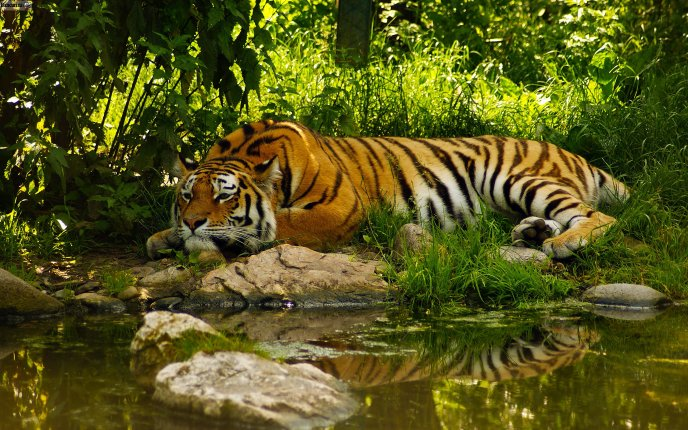
#> input picture images/source/tiger.jpg, 688 x 430 px, found by its file name
$ python comaperSamples.py
#> lines starting #> are read from the running program, lines starting #| are printed output that depends on the picture; long printed decimals are rounded
from PIL import Image, ImageEnhance
from PIL import ImageFilter
import pandas
import matplotlib.pyplot as plt
import numpy as numpy
from scipy.stats import norm
from scipy.stats import skew
import scipy as sp
from scipy import stats
import pylab as pl
import cv2

def grades_sum(my_list):
    total = 0
    for grade in my_list:
        total += grade
    return total

def grades_average(my_list):
    sum_of_grades = grades_sum(my_list)
    average = sum_of_grades / len(my_list)
    return average

def grades_variance(my_list, average):
    variance = 0
    for i in my_list:
        variance += (average - my_list[i]) ** 2
    return variance / len(my_list)


imgGray = Image.open('images/tiger.jpg').convert('L')
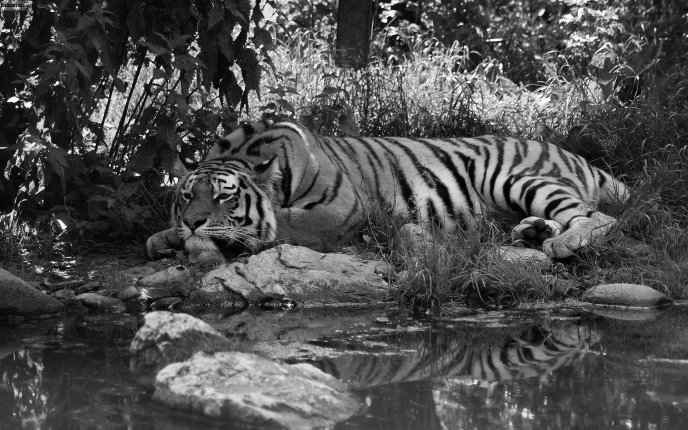
#> imgGray: PIL image 688x430 L; min 0, max 254, mean 78.4
pixels = imgGray.load() # create the pixel map

fpixels = []

for i in range(0,13):    # for every pixel:
    for j in range(0,13):
        fpixels.append(pixels[i,j])
#> after the loop, fpixels = 169 values, max 222 at index 34, min 11 at index 110, mean 86.45


spixels = []
for i in range(0,13):    # for every pixel:
    for j in range(0,13):
        spixels.append(pixels[i+200,j+200])
#> after the loop, spixels = 169 values, max 92 at index 91, min 34 at index 157, mean 69.04


print ('first sample:', fpixels)
#> (printed output is left out)
print ('second sample:', spixels)
#> (printed output is left out)

averagef = grades_average(fpixels)
#> the loop in grades_sum, `for grade in my_list:` made 169 passes
#> (grade, total) on passes 1 to 3: (26, 26), (43, 69), (71, 140)
#> after the loop in grades_sum, `for grade in my_list:`: total = 14610
#> in grades_average, `average = sum_of_grades / len(my_list)`: average = 86.45
#> averagef = 86.45
averages = grades_average(spixels)
#> the loop in grades_sum (call 2), `for grade in my_list:` made 169 passes
#> (grade, total) on passes 1 to 3: (60, 60), (73, 133), (72, 205)
#> averages = 69.04

skewf =  skew(fpixels)
#> skewf = 0.777
skews =  skew(spixels)
#> skews = -1.11


nf, min_maxf, meanf, varf, skewf, kurtf = stats.describe(fpixels)
#> nf = 169; min_maxf = (11, 222); meanf = 86.45; varf = 2886.2; kurtf = -0.167
ns, min_maxs, means, vars, skews, kurts = stats.describe(spixels)
#> ns = 169; min_maxs = (34, 92); means = 69.04; vars = 110.9; kurts = 1.71
print('meanf:', meanf)
#| meanf: 86.450
print('means:', means)
#| means: 69.041
print('varf:', varf)
#| varf: 2886.249
print('vars:', vars)
#| vars: 110.861
print('skewf:', skewf)
#| skewf: 0.7768
print('skews:', skews)
#| skews: -1.111
print('kurtf:', kurtf)
#| kurtf: -0.1673
print('kurts:', kurts)
#| kurts: 1.715
#variancef = grades_variance(fpixels, averagef)
#variances = grades_variance(spixels, averages)

ax = pl.subplot(111)
#ax.bar(2, meanf, width=1)
#ax.bar(4, means, width=1)
ax.bar(8, varf, width=1)
ax.bar(10, vars, width=1)
# [4 lines of commented-out code are left out]

pl.show()
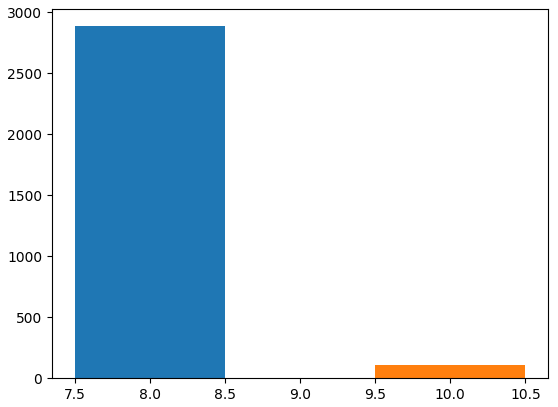
#> figure drawn by matplotlib, 1 panel
